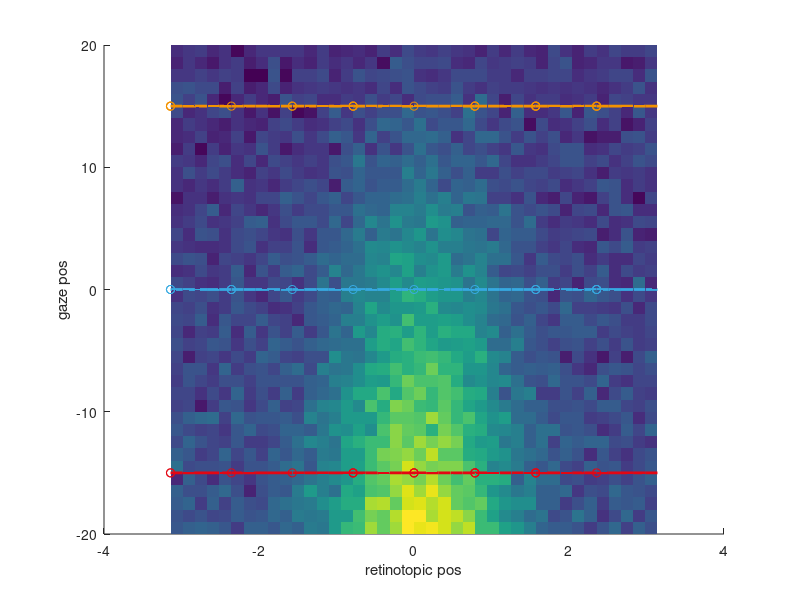
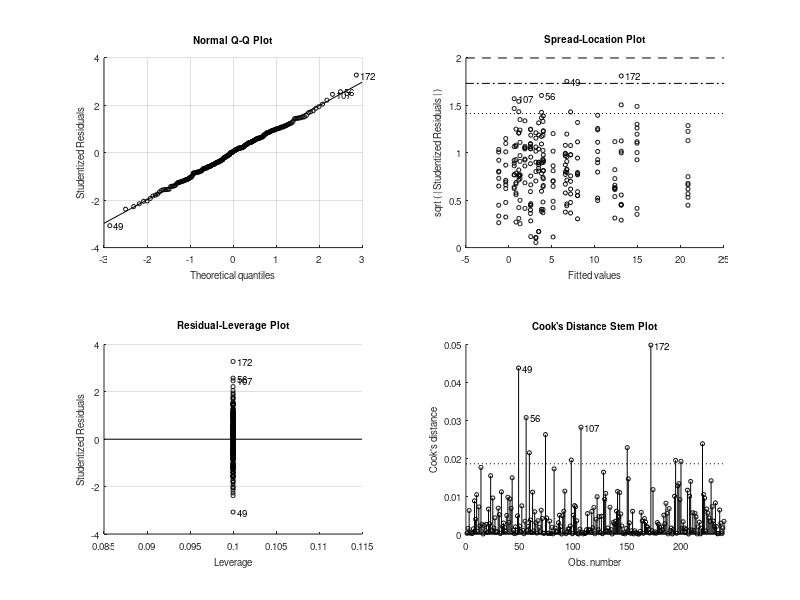

The MATLAB script that drew these images, in order: (Note: this script raises an error after producing the figures.)
function testsim_gain_field_dPulv2017(modulation_type)

if nargin < 1,
    modulation_type = 'linear_gain';
end
% see also testsim_lip_activity_profile

Noise		= 5;	% Firing rate noise
n_trials_per_cond = 10;

%
bootstrap_method='hierarchical';

% retinotopic Gaussian RF

Center              = 0;	% deg
Amplitude           = 30;	% spikes/s, RF response peak
UnmodulatedFR       = 5;	% spikes/s, ongoing/unmodulated firing
Sigma               = pi/4;	% tuning width
target_positions    = [-pi -pi*3/4 -pi/2 -pi/4 0 pi/4 pi/2 pi*3/4]; % retinotopic position
gaze_positions      = [-15 0 15];
retpos_continous	= -pi:pi/20:pi; % retinotopic position
gazepos_continous	= -20:20;       % gaze position

R		= 1/(sqrt(2*pi)*Sigma)*exp(-(retpos_continous - Center).^2/(2*Sigma^2)); % Gaussian RF profile
% R		= ones(size(retpos)); % no target position modulation
R		= UnmodulatedFR + R/max(R)*Amplitude;

n_trials_per_gaze=numel(target_positions)*n_trials_per_cond;

% target_positions2D_a =  [10    5 0  -5 -10  -5  0   5];
% target_positions2D_b =  [0.001 5 10 5 0.001 -5 -10 -5];
% target_positions2D = complex(target_positions2D_a,target_positions2D_b); % for MANOVA1 analysis


gaze_col = {'r' 'g' 'b'};

gaze_col_rgb = [227 6 19; 54 169 225; 243 146 0]/255;

switch modulation_type % eye position modulation type
    
    case 'linear_gain' %
        
        % E = interp1([gazepos(1) gazepos(end)],[-10 10],gazepos); % Gaze effect: leads to "loss" of main target effect
        % E = interp1([gazepos(1) 0 gazepos(end)],[10 0 10],gazepos); % Gaze effect: bidirectinal increase from center
        E = interp1([gazepos_continous(1) gazepos_continous(end)],[0.7 0],gazepos_continous); % Gaze effect: standard monotonic unidirectional
        % E = interp1([gazepos(1) gazepos(end)],[1 0.3],gazepos); % For CNL evaluatiom poster
        for k = 1:n_trials_per_cond
            FR(:,:,k) = E'*R + Noise*randn(length(gazepos_continous),length(retpos_continous)); % one trial
        end
        
    case 'linear_addition'
        E = interp1([gazepos_continous(1) gazepos_continous(end)],[10 0],gazepos_continous); % Gaze effect
        for k = 1:n_trials_per_cond
            FR(:,:,k) = 1*ones(size(gazepos_continous))'*R + 1*E'*ones(size(retpos_continous)) + Noise*randn(length(gazepos_continous),length(retpos_continous)); % one trial
        end
end

for g = 1:length(gaze_positions)
    col=gaze_col_rgb(g,:);
    gazepos_idx = find(gazepos_continous == gaze_positions(g));
    for t=1:length(target_positions)
        retpos_idx = find(retpos_continous == target_positions(t));
        for k = 1:1:n_trials_per_cond
            FRtarget(t,g,k) = FR(gazepos_idx,retpos_idx,k);
        end
    end
end

t_anova	= repmat(target_positions',[1,size(FRtarget,2),size(FRtarget,3)]);
g_anova	= repmat(gaze_positions,[size(FRtarget,1),1,size(FRtarget,3)]);


FRmean = mean(FR,3);
%FRmean = 1*ones(size(gazepos))'*R + 1*E'*ones(size(retpos)); % For CNL evaluatiom poster

% Plotting
figure;
surface(retpos_continous,gazepos_continous,FRmean); shading flat; hold on;
for g=1:numel(gaze_positions)
    plot3(retpos_continous,gaze_positions(g)*ones(size(retpos_continous)),FRmean(gazepos_continous == gaze_positions(g),:),'Color',gaze_col_rgb(g,:),'LineWidth',2);
    plot3(reshape(t_anova(:,g,:),1,n_trials_per_gaze),reshape(g_anova(:,g,:),1,n_trials_per_gaze),reshape(FRtarget(:,g,:),1,n_trials_per_gaze),'o','Color',gaze_col_rgb(g,:));
end
xlabel('retinotopic pos');
ylabel('gaze pos');



% von mises
F = @(a,x) a(3)+a(1)*exp(cos(x-a(2))*a(4))*exp(a(4)*-1);
opts = optimset('lsqcurvefit');
opts.Display='off';

% ANOVA
%FRtarget4ANOVA	= FRtarget(:);t_anova=t_anova(:); g_anova=g_anova(:);


pct1 = 100*0.05/2; % alpha 0.05
pct2 = 100-pct1;
Positions=t_anova(:);
angles=Positions;
Gazes=g_anova(:);
FR_vectors=FRtarget(:).*exp(1i*Positions);
unique_positions=unique(Positions);
unique_lines_effector=numel(unique(Gazes));
FRs=FRtarget(:);
[p,table,stats,terms] = anovan(FRs,[Positions Gazes],'model','full','varnames',{'target' 'gaze'});
% c = multcompare(stats)

if 0 % one-way vs two-way ANOVA on gaze
    % the question here if presence of another factor (target position) affects the first factor, e.g. in the initial fixation period
    % for this, we should remove the the effect of target position from the simulation, set "no target position modulation" above
    [p,table,stats,terms] = anovan(FRtarget(:),g_anova(:),'model','full','varnames',{'gaze'});
    
    
end % of one-way vs two-way ANOVA on gaze


if 0 % MANOVA1, I do not think it is an appropriate test to detect gain field or a shift in a RF, due to huge variance
    % (but we use some of the code for the bootstrp (see next case))
    
    FRtarget4MANOVA1 = [];
    FRtarget4BOOTCI  = [];
    FRpositions4MANOVA1=[];
    FR4BOOTCI	 = [];
    
    gaze_pos4MANOVA1 = [];
    figure;
    
    
    for g = 1:length(gaze_positions)
        for t=1:length(target_positions)-1,
            
            FRtarget4MANOVA1_ = squeeze(FRtarget(t,g,:))*target_positions2D(t)/abs(target_positions2D(t)); % original Lukas formulation
            FRpositions4MANOVA1_ = repmat([target_positions2D(t) gaze_positions(g)],numel(FRtarget4MANOVA1_),1); % original Lukas formulation
            
            plot(FRtarget4MANOVA1_,'.','Color',gaze_col_rgb(g,:)); hold on;
            
            % FOR ANOVA
            FRtarget4MANOVA1	= [FRtarget4MANOVA1; [real(FRtarget4MANOVA1_) imag(FRtarget4MANOVA1_)]];
            gaze_pos4MANOVA1	= [gaze_pos4MANOVA1; g*ones(n_trials_per_cond,1)];
            % FOR BOOTCI
            FRpositions4MANOVA1     = [	FRpositions4MANOVA1;FRpositions4MANOVA1_];
            FRtarget4BOOTCI         = [FRtarget4BOOTCI; FRtarget4MANOVA1_];
            
            % here we define the indexes that later are used to do hierarchical bootstraping
            indexes_per_position{g,t}=find(FRpositions4MANOVA1(:,1)==target_positions2D(t) & FRpositions4MANOVA1(:,2)==gaze_positions(g));
        end
        plot(mean(FRtarget4MANOVA1(gaze_pos4MANOVA1==g,1)), mean(FRtarget4MANOVA1(gaze_pos4MANOVA1==g,2)),'*','Color',gaze_col_rgb(g,:)); % vector mean
        
    end
    axis equal
    % plot(FRtarget4MANOVA1(:,1), FRtarget4MANOVA1(:,2),'.');
    
    % [D, p] = manova1(FRtarget4MANOVA1,gaze_pos4MANOVA1) % see testsim_manova1.m
    
end % of MANOVA1

if 1 % test gain field via bootstrap - on trial-by-trial FR vectors per target in a complex 2D space, abs and angle, NEEDS FRtarget4BOOTCI
    n_iterations_bootstrap = 1000;
    
    LB=double([0                 -pi    min(FRs)        1/pi]); %% Amplitude Direction Baseline Width
    UB=double([max([FRs;1])*1.3  pi     max([FRs;1])    10000]);%% Amplitude Direction Baseline Width
    X0=double([max(FRs)          0      min(FRs)        4/pi]); %% Amplitude Direction Baseline Width
    for lin = 1:max(unique_lines_effector)
        tr=Gazes'==gaze_positions(lin);
        mean_FR_angle=angle(mean(FR_vectors(tr)));
        %FRtarget4BOOTCI_ = FRtarget4BOOTCI(gaze_pos4MANOVA1==lin);
        
        %% bootstrapping
        n_samples_per_bootstrap=NaN;
        for p=1:numel(unique_positions)
            idexes_per_position{p}=find(Positions==unique_positions(p) & tr');
            FR_vector_per_position(p)=nanmean(FR_vectors(idexes_per_position{p}));
            n_samples_per_bootstrap=min([n_samples_per_bootstrap, numel(idexes_per_position{p})]);
        end
        
        if n_samples_per_bootstrap>=1%here should actually be 5!?
            for k=1:n_iterations_bootstrap
                idx_idx=cellfun(@(x) x(randsample(numel(x),10,true)),idexes_per_position,'Uniformoutput',false);
                idx_idx=[idx_idx{:}];
                bootstat(k,:)=[abs(nansum(FR_vectors(idx_idx(:)))/size(idx_idx,1)) angle(nansum(FR_vectors(idx_idx(:))/size(idx_idx,1))) 0 pi/4];
                bootstat_fit(k,:)=lsqcurvefit(F,double(X0),double(angles(idx_idx(:))),double(FRs(idx_idx(:))),LB,UB,opts);
            end
        else
            bootstat=single(NaN(n_iterations_bootstrap,4));
        end
        
        bootstat(:,2) = mod(bootstat(:,2)-mean_FR_angle+5*pi,2*pi)-pi+mean_FR_angle; % shift so CIs are around the mean
        bootstraped(lin).CI_amp   = [prctile(bootstat(:,1),pct1,1) nanmean(bootstat(:,1)) prctile(bootstat(:,1),pct2,1)];
        bootstraped(lin).CI_angle = [prctile(bootstat(:,2),pct1,1) nanmean(bootstat(:,2)) prctile(bootstat(:,2),pct2,1)];
        bootstraped(lin).CI_base  = [prctile(bootstat_fit(:,3),pct1,1) nanmean(bootstat_fit(:,3)) prctile(bootstat_fit(:,3),pct2,1)];
        bootstraped(lin).CI_kappa = [prctile(bootstat_fit(:,4),pct1,1) nanmean(bootstat_fit(:,4)) prctile(bootstat_fit(:,4),pct2,1)];
        
        bootstraped(lin).FR_vectors                 = bootstat(:,1).*exp(1i*bootstat(:,2));
        bootstraped(lin).mean_FR_vector             = nanmean(bootstraped(lin).FR_vectors);
        bootstraped(lin).original_mean_FR_vector    = nansum(FR_vector_per_position);
        % for plotting
        bootstraped(lin).mean_amp   = nanmean(bootstat(:,1));
        bootstraped(lin).mean_angle = mean(bootstat(:,2));
        bootstraped(lin).mean_base  = mean(bootstat_fit(:,3));
        bootstraped(lin).mean_kappa = mean(bootstat_fit(:,4));
        % for CIs
        bootstraped(lin).raw_amp   = bootstat(:,1);
        bootstraped(lin).raw_angle = bootstat(:,2);
        bootstraped(lin).raw_base  = bootstat_fit(:,3);
        bootstraped(lin).raw_kappa = bootstat_fit(:,4);
        
        %
        %         bootstat1 = bootstat(:,1);
        %         bootstat2 = bootstat(:,2);
        %         % bootstat2 = unwrap(bootstat2); % not working well in real life examples, according to Lukas
        %         mean_FR_angle = angle(mean(FRtarget4BOOTCI_));
        %         bootstat2 =  mod(bootstat(:,2)-mean_FR_angle+5*pi,2*pi)-pi+mean_FR_angle; % Lukas
        %
        %         pct1 = 100*0.05/2; % alpha 0.05
        %         pct2 = 100-pct1;
        %
        %         lower = prctile(bootstat1,pct1,1);
        %         upper = prctile(bootstat1,pct2,1);
        %         ci1 =[lower;upper];
        %         CI1(:,g) = ci1;
        %         meanBS1(g) = mean(bootstat1);
        %         BOOTSTAT1(:,g) = bootstat1;
        %
        %         lower = prctile(bootstat2,pct1,1);
        %         upper = prctile(bootstat2,pct2,1);
        %         ci2 =[lower;upper];
        %         CI2(:,g) = ci2;
        %         meanBS2(g) = mean(bootstat2);
        %
        %         subplot(1,2,1)
        %
        %         hp = polar([meanBS2(g) meanBS2(g)],[ci1(1) ci1(2)]); set(hp,'Color',gaze_col_rgb(g,:),'LineWidth',2); hold on;
        %
        %         th = linspace( ci2(1), ci2(2), 10);
        %         hp = polar(th,meanBS1(g)*ones(size(th)),[gaze_col{g}]); set(hp,'Color',gaze_col_rgb(g,:),'LineWidth',2);
        %         polar(angle(mean(FRtarget4BOOTCI_)),abs(mean(FRtarget4BOOTCI_)),'ko'); hold on
        %         polar(meanBS2(g),meanBS1(g),'kx');
        %
        %         subplot(1,2,2);
        %         hp = polar(bootstat2,bootstat1,[gaze_col{g} '.']); hold on
        %         set(hp,'Color',gaze_col_rgb(g,:));
        %
        
    end
    
    %% significance with CI overlap
    CI1=vertcat(bootstraped.CI_amp);
    Lower_bound=CI1(:,1);
    Mean_values=CI1(:,2);
    Upper_bound=CI1(:,3);
    %sign_diff = ~(bsxfun( @le, Lower_bound, Mean_values' ) & bsxfun( @ge, Upper_bound, Mean_values' ));
    sign_diff = ~(bsxfun( @le, Lower_bound, Upper_bound' ) & bsxfun( @ge, Upper_bound, Lower_bound' ));
    significant_gain1=any(any(sign_diff));
    
    for c_s=1:numel(bootstraped)+1 %% shifting always one by 2 pi to find overlaps around 0
        CI1=vertcat(bootstraped.CI_angle);
        if c_s<numel(bootstraped)
            CI1(c_s,:)= CI1(c_s,:)+2*pi;
        end
        Lower_bound=CI1(:,1);
        Mean_values=CI1(:,2);
        Upper_bound=CI1(:,3);
        %sign_diff = ~(bsxfun( @le, Lower_bound, Mean_values' ) & bsxfun( @ge, Upper_bound, Mean_values' ));
        sign_diff = ~(bsxfun( @le, Lower_bound, Upper_bound' ) & bsxfun( @ge, Upper_bound, Lower_bound' ));
        %
        significant_shift(c_s)=any(any(sign_diff));
    end
    significant_shift1=all(significant_shift); % only true if CIs are not overlapping for any 2*pi shift
    
    %% significance with CIs of differences
    temp1=true(numel(bootstraped));
    [temp2 temp3]=ind2sub(size(temp1),find(temp1));
    comparison_matrix=[temp2(temp2<temp3) temp3(temp2<temp3)];
    for c_s=1:size(comparison_matrix,1) %% shifting always one by 2 pi to find overlaps around 0
        tt=bootstraped(comparison_matrix(c_s,1)).raw_amp-bootstraped(comparison_matrix(c_s,2)).raw_amp;
        CI1_diff(c_s,:)=[prctile(tt,pct1,1) prctile(tt,pct2,1)];
        
        tt=bootstraped(comparison_matrix(c_s,1)).raw_angle-bootstraped(comparison_matrix(c_s,2)).raw_angle;
        %tt=[tt tt+pi tt-pi tt+2*pi tt-2*pi tt*3+pi tt-3*pi tt+4*pi tt-4*pi];
        tt=[tt tt+2*pi tt-2*pi tt+4*pi tt-4*pi];% ti ti+2*pi ti-2+pi ti+4*pi ti-4*pi];
        [~,totest_for_CI_indexes]=min(abs(tt),[],2);
        tt=tt(sub2ind(size(tt),1:size(tt,1),totest_for_CI_indexes'))';
        CI2_diff(c_s,:)=[prctile(tt,pct1,1) prctile(tt,pct2,1)];
    end
    significant_gain2=any(CI1_diff(:,1)>0 | CI1_diff(:,2)<0);
    significant_shift2=any(CI2_diff(:,1)>0 | CI2_diff(:,2)<0);
    
    
    
    
    %
    %     % test significance
    %
    %     BOOTSTAT_DIFF(:,1) = BOOTSTAT1(:,1) - BOOTSTAT1(:,2);
    %     BOOTSTAT_DIFF(:,2) = BOOTSTAT1(:,1) - BOOTSTAT1(:,3);
    %     BOOTSTAT_DIFF(:,3) = BOOTSTAT1(:,2) - BOOTSTAT1(:,3);
    %
    %     H = 0;
    %
    %     for k = 1:3, % 3 pair combinations
    %
    %         ci_l = prctile(BOOTSTAT_DIFF(:,k),pct1,1);
    %         ci_u = prctile(BOOTSTAT_DIFF(:,k),pct2,1);
    %         ci_diff =[ci_l;ci_u];
    %
    %         if ci_diff(1)>0 || ci_diff(2)<0;
    %             H = 1;
    %         end
    %
    %     end
    %    decision = {'not significant','significant'};
    
    figure_handle=figure;
    linespec.visible='off';
    markersize=20;
    max_FR_vector=max(abs(vertcat(bootstraped.FR_vectors)));
    polar(0, max_FR_vector,linespec);
    hold on
    for lin=1:max(unique_lines_effector)
        scatter(real([bootstraped(lin).FR_vectors]),imag([bootstraped(lin).FR_vectors]),5,gaze_col_rgb(lin,:));
        FR_vector=bootstraped(lin).mean_FR_vector;
        original_FR_vector=bootstraped(lin).original_mean_FR_vector;
        FR_Amp_CI=bootstraped(lin).CI_amp([1,end])*FR_vector/abs(FR_vector);
        FR_Ang_CI=exp(1i*bootstraped(lin).CI_angle)*abs(FR_vector);
        FR_Ang_CI_rad=exp(1i*[bootstraped(lin).CI_angle(1):pi/100:bootstraped(lin).CI_angle(end) bootstraped(lin).CI_angle(end)])*abs(FR_vector);
        plot(real(original_FR_vector),imag(original_FR_vector),'h','markersize',markersize,'markeredgecolor','k','color',gaze_col_rgb(lin,:),'Markerfacecolor',gaze_col_rgb(lin,:));
        plot(real(FR_vector),imag(FR_vector),'s','markersize',markersize,'markeredgecolor','k','color',gaze_col_rgb(lin,:),'Markerfacecolor',gaze_col_rgb(lin,:));
        plot(real(FR_Amp_CI),imag(FR_Amp_CI),'d-','linewidth',3,'markersize',markersize,'markeredgecolor','k','color',gaze_col_rgb(lin,:));
        %plot(real(bootstraped(lin).CI_amp(2)*FR_vector),imag(bootstraped(lin).CI_amp(2)*FR_vector),'d','color',gaze_col_rgb(lin,:));
        plot(real(FR_Ang_CI(1)),imag(FR_Ang_CI(1)),'d','linewidth',3,'markersize',markersize,'markeredgecolor','k','color',gaze_col_rgb(lin,:));
        plot(real(FR_Ang_CI(end)),imag(FR_Ang_CI(end)),'d','linewidth',3,'markersize',markersize,'markeredgecolor','k','color',gaze_col_rgb(lin,:));
        line([real(FR_Ang_CI_rad)],[imag(FR_Ang_CI_rad)],'linewidth',3,'color',gaze_col_rgb(lin,:))
    end
    
    title(num2str([significant_gain1 significant_shift1 significant_gain2 significant_shift2]));
    
    
    
end % of if test gain field via bootstrap - on trial-by-trial FR vectors in 2D space

if 0 % test gain field via bootstrap - simple example on mean FR in each gaze position
    figure
    for g = 1:length(gaze_positions)
        FR = reshape(squeeze(FRtarget(:,g,:)),n_trials_per_cond*length(target_positions),1);
        meanFR = mean(FR);
        fun = @(x)mean(x);
        
        [ci,bootstat] = bootci(500, fun, FR);
        
        CI(:,g) = ci;
        meanBS(g) = mean(bootstat);
        plot(g,meanFR,'ko'); hold on
        plot(g,meanBS(g),'r.');
        plot(g,ci,'rs');
    end
    
end % of if test gain field via bootstrap - simple example on mean FR in each gaze position

if 0 % Test different ANOVA variants
    % 3 gaze positions, 2 or 3 targets, 10 trials
    
    Noise			= 1;	% Firing rate noise
    n_trials_per_cond	= 10;
    
    % variant 1: no main effects, only interaction
    FRtarget4ANOVA = repmat(reshape([	10 0
        0 10
        5 5],6,1),n_trials_per_cond,1) + Noise*randn(3*2*10,1);
    target_pos	= repmat([1;1;1;2;2;2],n_trials_per_cond,1);
    gaze_pos	= repmat([1;2;3;1;2;3],n_trials_per_cond,1);
    [p,table,stats,terms] = anovan(FRtarget4ANOVA,[target_pos gaze_pos],'model','full','varnames',{'target' 'gaze'});
    
    % variant 2: no main effects, only interaction
    FRtarget4ANOVA = repmat(reshape([	0 10
        5 5
        10 0],6,1),n_trials_per_cond,1) + Noise*randn(3*2*10,1);
    target_pos	= repmat([1;1;1;2;2;2],n_trials_per_cond,1);
    gaze_pos	= repmat([1;2;3;1;2;3],n_trials_per_cond,1);
    [p,table,stats,terms] = anovan(FRtarget4ANOVA,[target_pos gaze_pos],'model','full','varnames',{'target' 'gaze'});
    
    % variant 3: target effect and interaction
    FRtarget4ANOVA = repmat(reshape([	0 10 40
        5 15 30
        10 20 20],9,1),n_trials_per_cond,1) + Noise*randn(3*3*10,1);
    target_pos	= repmat([1;1;1;2;2;2;3;3;3],n_trials_per_cond,1);
    gaze_pos	= repmat([1;2;3;1;2;3;1;2;3],n_trials_per_cond,1);
    [p,table,stats,terms] = anovan(FRtarget4ANOVA,[target_pos gaze_pos],'model','full','varnames',{'target' 'gaze'});
    
end % of Test different ANOVA variants
